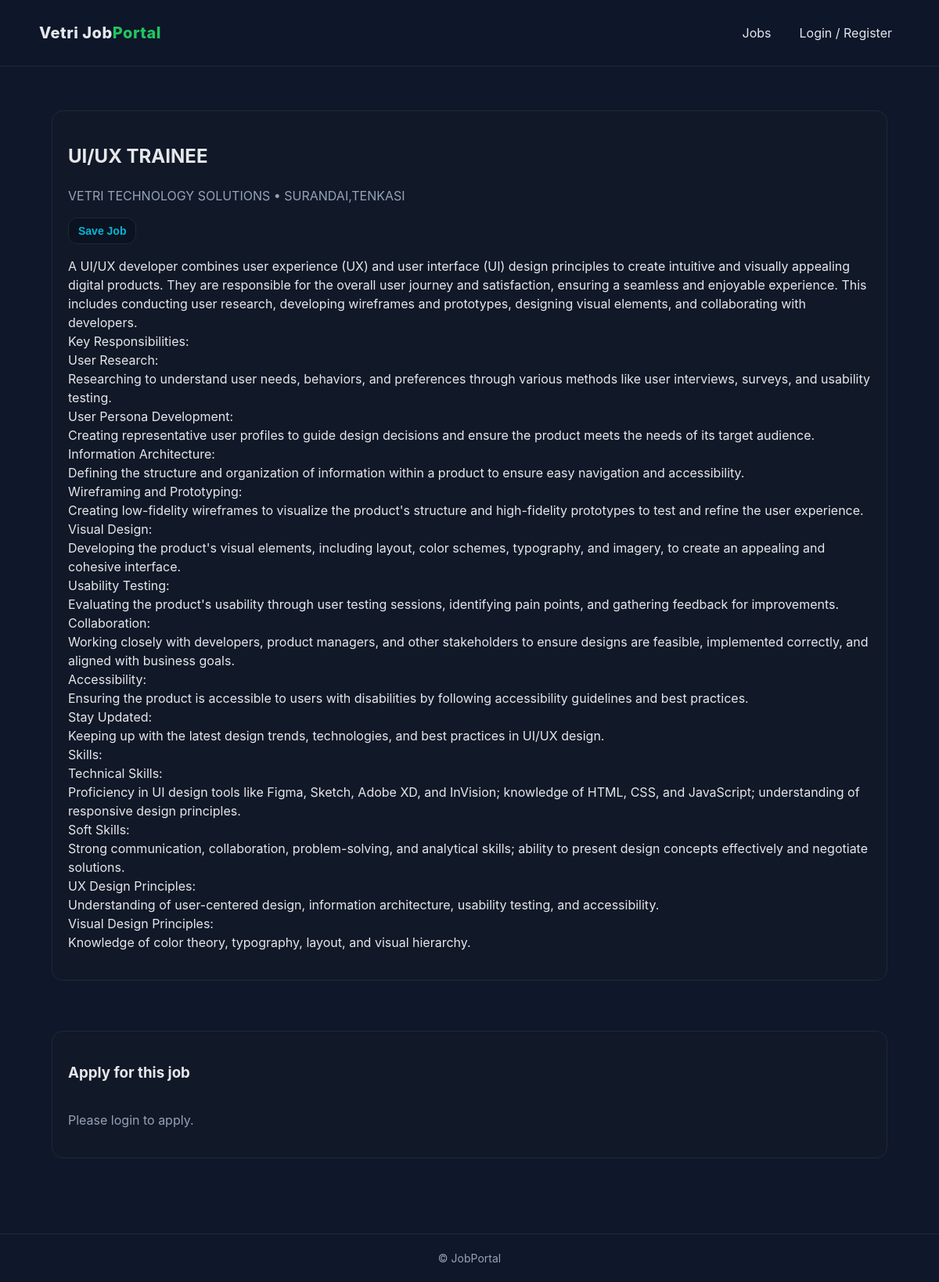
The app's page /jobs/2/ with its own data.
### jobs/models.py (models this page shows, shortened)
class Job(models.Model):
    title = models.CharField(max_length=200)
    company = models.CharField(max_length=200)
    category = models.ForeignKey(Category, on_delete=models.CASCADE, related_name="jobs")
    location = models.CharField(max_length=120)
    description = models.TextField()
    posted_at = models.DateTimeField(default=timezone.now)
    class Meta: ordering = ["-posted_at"]

### jobs/views.py (the view, shortened to what this page needs)
# urls.py: path("jobs/<int:pk>/", views.job_detail, name="job_detail"),
def job_detail(request, pk):
    job = get_object_or_404(Job, pk=pk)
    form = ApplicationForm()
    saved = False
    if request.user.is_authenticated:
        saved = SavedJob.objects.filter(user=request.user, job=job).exists()
    return render(request, "job_detail.html", {"job": job, "form": form, "saved": saved})

### jobs/templates/job_detail.html (shortened to what this page needs)
{% extends "base.html" %}
{% block content %}
<section class="section">
  <div class="card">
    <div class="job-detail-head">
      <div>
        <h2>{{ job.title }}</h2>
        <p class="muted">{{ job.company }} • {{ job.location }}</p>
      </div>
      <button class="save-btn {% if saved %}is-saved{% endif %}" data-id="{{ job.id }}">
        {% if saved %}Saved{% else %}Save Job{% endif %}
      </button>
    </div>
    <div class="job-description">
      {{ job.description|linebreaks }}
    </div>
  </div>
</section>
<section class="section">
  <div class="card">
    <h3>Apply for this job</h3>
    {% if user.is_authenticated %}
      <form method="post" enctype="multipart/form-data" class="form">
        {% csrf_token %}
        {{ form.non_field_errors }}
        <div class="grid form-grid">
          <label>Name {{ form.name }}</label>
          <label>Email {{ form.email }}</label>
          <label>Resume {{ form.resume }}</label>
        </div>
        <small class="muted">Allowed: .pdf, .doc, .docx | Max 2MB</small>
        <button class="btn" type="submit">Submit Application</button>
      </form>
    {% else %}
      <p class="muted">Please <a class="btn-link" href="{% url 'login_register' %}?next={% url 'job_detail' job.id %}">login</a> to apply.</p>
    {% endif %}
  </div>
</section>
{% endblock %}

### jobs/static/css/styles.css (style rules this page uses)
:root { --bg: #0f172a; --card: #111827; --muted: #94a3b8; --text: #e5e7eb; --brand: #22c55e; --brand-2: #06b6d4; --ring: rgba(34, 197, 94, .35); }
* { box-sizing: border-box }
html, body { margin: 0; padding: 0; background: var(--bg); color: var(--text); font-family: Inter, system-ui, Segoe UI, Roboto, Arial, sans-serif; line-height: 1.5; }
a { color: inherit; text-decoration: none }
.btn-link { padding: 0 }
.section { padding: 32px 0 }
.card { background: var(--card); border: 1px solid #1f2937; border-radius: 14px; padding: 20px; transition: transform .2s, border-color .2s; display: flex; flex-direction: column; justify-content: space-between; }
.muted { color: var(--muted) }
::placeholder { color: var(--muted); opacity: .8 }
.save-btn { background: #0b1220; border: 1px solid #1f2937; color: var(--brand-2); font-size: 14px; font-weight: 600; border-radius: 12px; padding: 8px 12px; cursor: pointer; transition: all .2s; }

### records on screen
Job: title "UI/UX TRAINEE", company "VETRI TECHNOLOGY SOLUTIONS", location "SURANDAI,TENKASI", description "A UI/UX developer combines user experience (UX) and user interface (UI) design principles to create intuitive and visually appealing digital products. They are responsible for the overall user journey and satisfaction, ensuring a seamless and enjoyable experience. This includes conducting user research, developing wireframes and prototypes, designing visual elements, and collaborating with developers. Key Responsibilities: User Research: Researching to understand user needs, behaviors, and preferences through various methods like user interviews, surveys, and usability testing. User Persona Development: Creating representative user profiles to guide design decisions and ensure the product…"
